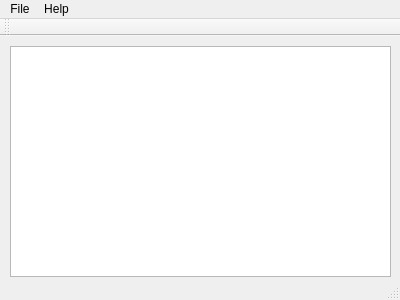
<?xml version="1.0" encoding="UTF-8"?>
<ui version="4.0">
 <class>Notepad</class>
 <widget class="QMainWindow" name="Notepad">
  <property name="geometry">
   <rect>
    <x>0</x>
    <y>0</y>
    <width>400</width>
    <height>300</height>
   </rect>
  </property>
  <property name="windowTitle">
   <string>Notepad</string>
  </property>
  <widget class="QWidget" name="centralWidget">
   <widget class="QTextEdit" name="textEdit">
    <property name="geometry">
     <rect>
      <x>10</x>
      <y>10</y>
      <width>381</width>
      <height>231</height>
     </rect>
    </property>
   </widget>
  </widget>
  <widget class="QMenuBar" name="menuBar">
   <property name="geometry">
    <rect>
     <x>0</x>
     <y>0</y>
     <width>400</width>
     <height>20</height>
    </rect>
   </property>
   <widget class="QMenu" name="menuFile">
    <property name="title">
     <string>File</string>
    </property>
    <addaction name="actionNew"/>
    <addaction name="actionOpen"/>
    <addaction name="actionSave"/>
    <addaction name="actionSave_as"/>
    <addaction name="actionQuit"/>
   </widget>
   <widget class="QMenu" name="menuHelp">
    <property name="title">
     <string>Help</string>
    </property>
    <addaction name="actionHelp"/>
    <addaction name="actionAbout"/>
   </widget>
   <addaction name="menuFile"/>
   <addaction name="menuHelp"/>
  </widget>
  <widget class="QToolBar" name="mainToolBar">
   <attribute name="toolBarArea">
    <enum>TopToolBarArea</enum>
   </attribute>
   <attribute name="toolBarBreak">
    <bool>false</bool>
   </attribute>
  </widget>
  <widget class="QStatusBar" name="statusBar"/>
  <action name="actionNew">
   <property name="text">
    <string>New</string>
   </property>
   <property name="shortcut">
    <string>Ctrl+N</string>
   </property>
  </action>
  <action name="actionOpen">
   <property name="text">
    <string>Open</string>
   </property>
   <property name="shortcut">
    <string>Ctrl+O</string>
   </property>
  </action>
  <action name="actionSave">
   <property name="text">
    <string>Save</string>
   </property>
   <property name="shortcut">
    <string>Ctrl+S</string>
   </property>
  </action>
  <action name="actionSave_as">
   <property name="text">
    <string>Save as</string>
   </property>
   <property name="shortcut">
    <string>Ctrl+Shift+S</string>
   </property>
  </action>
  <action name="actionQuit">
   <property name="text">
    <string>Quit</string>
   </property>
   <property name="shortcut">
    <string>Ctrl+Q</string>
   </property>
  </action>
  <action name="actionHelp">
   <property name="text">
    <string>Help</string>
   </property>
   <property name="shortcut">
    <string>Alt+H</string>
   </property>
  </action>
  <action name="actionAbout">
   <property name="text">
    <string>About</string>
   </property>
   <property name="shortcut">
    <string>Alt+A</string>
   </property>
  </action>
 </widget>
 <layoutdefault spacing="6" margin="11"/>
 <resources/>
 <connections/>
</ui>
